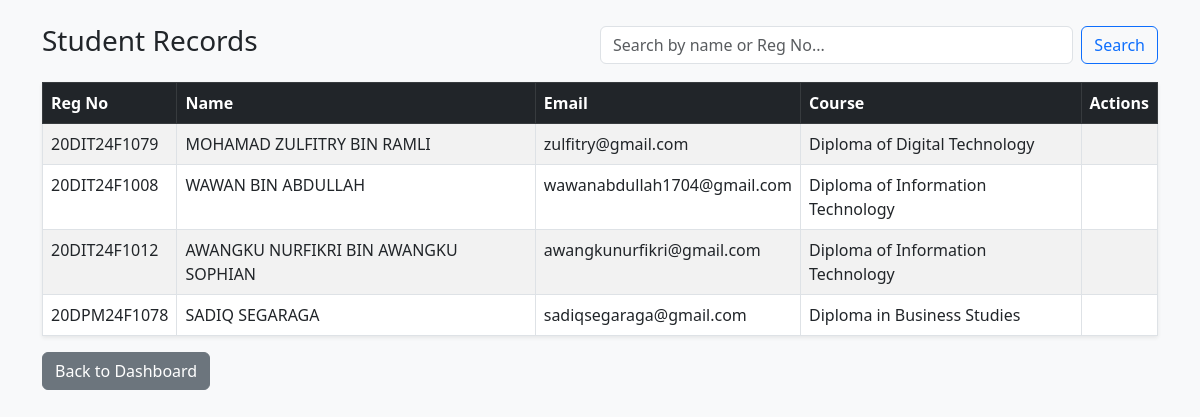
Screenshot of /MiniProject1/manage_students.php with the database file from the repository.
### tables this page shows
CREATE TABLE `students` (
  `id` int(11) NOT NULL AUTO_INCREMENT,
  `reg_no` varchar(20) NOT NULL,
  `name` varchar(100) NOT NULL,
  `email` varchar(100) NOT NULL,
  `course_id` int(11) DEFAULT NULL,
  PRIMARY KEY (`id`),
  UNIQUE KEY `reg_no` (`reg_no`),
  KEY `course_id` (`course_id`),
  CONSTRAINT `students_ibfk_1` FOREIGN KEY (`course_id`) REFERENCES `courses` (`course_id`)
);

CREATE TABLE `courses` (
  `course_id` int(11) NOT NULL AUTO_INCREMENT,
  `course_name` varchar(100) NOT NULL,
  PRIMARY KEY (`course_id`)
);

### MiniProject1/manage_students.php (the view, shortened to what this page needs)
<?php
include 'config/db.php';
$search = $_GET['search'] ?? '';
$query = "SELECT students.*, courses.course_name
          FROM students
          JOIN courses ON students.course_id = courses.course_id
          WHERE students.name LIKE ? OR students.reg_no LIKE ?
          ORDER BY students.id DESC";
$stmt = $conn->prepare($query);
$search_term = "%$search%";
$stmt->bind_param("ss", $search_term, $search_term);
$stmt->execute();
$result = $stmt->get_result();
?>
<!DOCTYPE html>
<html lang="en">
<head>
    <link href="https://cdn.jsdelivr.net/npm/bootstrap@5.3.0/dist/css/bootstrap.min.css" rel="stylesheet">
</head>
<body class="bg-light">
    <div class="container mt-4">
        <div class="d-flex justify-content-between align-items-center mb-3">
            <h3>Student Records</h3>
            <form class="d-flex w-50">
                <input type="text" name="search" class="form-control me-2" placeholder="Search by name or Reg No..." value="<?php echo $search; ?>">
                <button type="submit" class="btn btn-outline-primary">Search</button>
            </form>
        </div>
        <table class="table table-bordered table-striped bg-white shadow-sm">
            <thead class="table-dark">
                <tr>
                    <th>Reg No</th>
                    <th>Name</th>
                    <th>Email</th>
                    <th>Course</th>
                    <th>Actions</th>
                </tr>
            </thead>
            <tbody>
                <?php while($row = $result->fetch_assoc()): ?>
                <tr>
                    <td><?php echo $row['reg_no']; ?></td>
                    <td><?php echo $row['name']; ?></td>
                    <td><?php echo $row['email']; ?></td>
                    <td><?php echo $row['course_name']; ?></td>
                    <td>
                    </td>
                </tr>
                <?php endwhile; ?>
            </tbody>
        </table>
        <a href="dashboard.php" class="btn btn-secondary">Back to Dashboard</a>
    </div>
</body>
</html>

### rows the page displays
students: reg_no "20DIT24F1079", name "MOHAMAD ZULFITRY BIN RAMLI", email "zulfitry@gmail.com", course.course_name "Diploma of Digital Technology"
students: reg_no "20DIT24F1008", name "WAWAN BIN ABDULLAH", email "wawanabdullah1704@gmail.com", course.course_name "Diploma of Information Technology"
students: reg_no "20DIT24F1012", name "AWANGKU NURFIKRI BIN AWANGKU SOPHIAN", email "awangkunurfikri@gmail.com", course.course_name "Diploma of Information Technology"
students: reg_no "20DPM24F1078", name "SADIQ SEGARAGA", email "sadiqsegaraga@gmail.com", course.course_name "Diploma in Business Studies"
